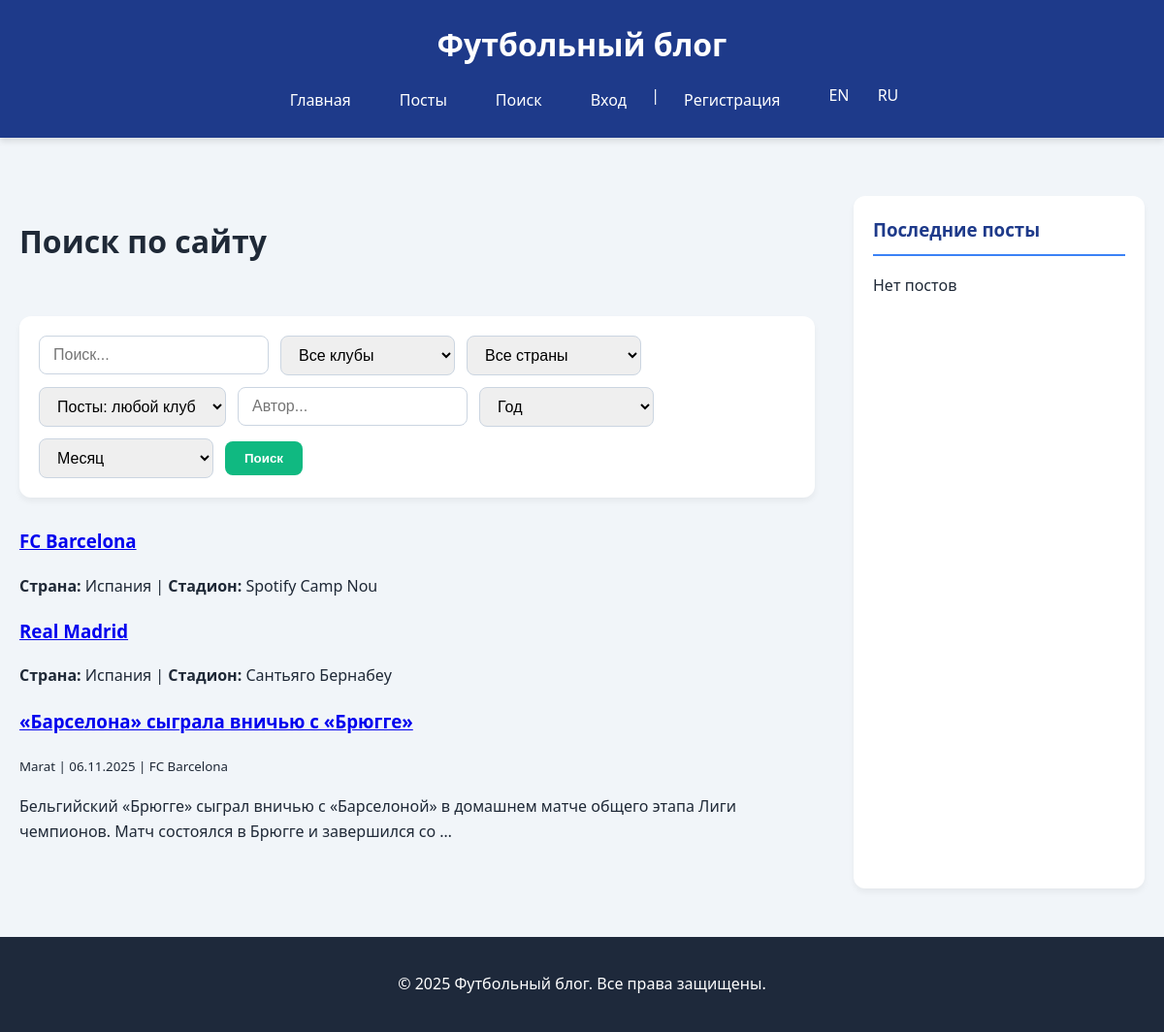
The page /ru/search/ on the database its author committed.
### blog/models.py (models this page shows, shortened)
class Club(models.Model):
    name = models.CharField(max_length=100, verbose_name=_("Название клуба"))
    country = models.CharField(max_length=100, verbose_name=_("Страна"))
    founded = models.IntegerField(verbose_name=_("Год основания"))
    stadium = models.CharField(max_length=100, verbose_name=_("Стадион"))
    logo = models.ImageField(
        upload_to='logos/',
        verbose_name=_("Логотип"),
        blank=True,
        null=True
    )

class Post(models.Model):
    title = models.CharField(max_length=200, verbose_name=_("Заголовок"))
    content = models.TextField(verbose_name=_("Содержание"))
    date_posted = models.DateTimeField(auto_now_add=True, verbose_name=_("Дата публикации"))
    club = models.ForeignKey(Club, on_delete=models.CASCADE, related_name='posts', verbose_name=_("Клуб"))
    author = models.CharField(max_length=100, verbose_name=_("Автор"))

### blog/views.py (the view)
# urls.py: path('search/', views.SearchView.as_view(), name='search'),
@method_decorator(cache_page(60 * 5), name='dispatch')
class SearchView(ListView):
    template_name = 'search_results.html'
    context_object_name = 'results'
    paginate_by = 12
    def get_queryset(self):
        q = self.request.GET.get('q', '').strip()
        club_id = self.request.GET.get('club')
        country = self.request.GET.get('country')
        post_club = self.request.GET.get('post_club')
        author = self.request.GET.get('author')
        year = self.request.GET.get('year')
        month = self.request.GET.get('month')
        clubs = Club.objects.all()
        posts = Post.objects.select_related('club').all()
        if q:
            clubs = clubs.filter(Q(name__icontains=q) | Q(country__icontains=q))
            posts = posts.filter(Q(title__icontains=q) | Q(content__icontains=q))
        if club_id:
            clubs = clubs.filter(id=club_id)
        if country:
            clubs = clubs.filter(country=country)
        if post_club:
            posts = posts.filter(club_id=post_club)
        if author:
            posts = posts.filter(author__icontains=author)
        if year:
            posts = posts.filter(date_posted__year=year)
        if month:
            posts = posts.filter(date_posted__month=month)
        results = list(clubs.order_by('name')) + list(posts.order_by('-date_posted'))
        return results
    def get_context_data(self, **kwargs):
        context = super().get_context_data(**kwargs)
        context['search_query'] = self.request.GET.get('q', '')
        context['clubs'] = Club.objects.all().order_by('name')
        context['countries'] = Club.objects.values_list('country', flat=True).distinct().order_by('country')
        dates = Post.objects.dates('date_posted', 'month', order='DESC')
        context['available_dates'] = [(d.year, d.month, d.strftime('%B %Y')) for d in dates]
        context['selected_club'] = self.request.GET.get('club', '')
        context['selected_country'] = self.request.GET.get('country', '')
        context['selected_post_club'] = self.request.GET.get('post_club', '')
        context['selected_author'] = self.request.GET.get('author', '')
        context['selected_year'] = self.request.GET.get('year', '')
        context['selected_month'] = self.request.GET.get('month', '')
        return context

### blog/templatetags/extra_filters.py (called while the page is built)
@register.filter
def class_name(obj):
    return obj.__class__.__name__

### blog/templates/search_results.html (shortened to what this page needs)
{% extends "base.html" %}
{% load static %}
{% load extra_filters %}
{% load i18n %}
{% block content %}
<div class="page-header">
    <h1>{% trans "Поиск по сайту" %}</h1>
</div>
<form method="get" class="filter-form">
    <div class="filter-row">
        <input type="text" name="q" value="{{ search_query }}" placeholder="{% trans 'Поиск...' %}" class="search-input">
        <select name="club" class="filter-select">
            <option value="">{% trans "Все клубы" %}</option>
        </select>
        <select name="country" class="filter-select">
            <option value="">{% trans "Все страны" %}</option>
        </select>
        <select name="post_club" class="filter-select">
            <option value="">{% trans "Посты: любой клуб" %}</option>
        </select>
        <input type="text" name="author" value="{{ selected_author }}" placeholder="{% trans 'Автор...' %}" class="search-input">
        <select name="year" class="filter-select">
            <option value="">{% trans "Год" %}</option>
        </select>
        <select name="month" class="filter-select">
            <option value="">{% trans "Месяц" %}</option>
        </select>
        <button type="submit" class="filter-btn">{% trans "Поиск" %}</button>
    </div>
</form>
<div class="search-results">
    {% for item in results %}
        {% if item|class_name == 'Club' %}
            <div class="result-item club">
                <h3><a href="{% url 'club_detail' item.id %}">{{ item.name }}</a></h3>
                <p><strong>{% trans "Страна" %}:</strong> {{ item.country }} | <strong>{% trans "Стадион" %}:</strong> {{ item.stadium }}</p>
            </div>
        {% elif item|class_name == 'Post' %}
            <div class="result-item post">
                <h3><a href="{% url 'post_detail' item.id %}">{{ item.title }}</a></h3>
                <p><small>{% blocktrans with author=item.author date=item.date_posted|date:"d.m.Y" club_name=item.club.name %}{{ author }} | {{ date }} | {{ club_name }}{% endblocktrans %}</small></p>
                <p>{{ item.content|truncatewords:20 }}</p>
            </div>
        {% endif %}
    {% empty %}
        <p class="no-results">{% trans "Ничего не найдено." %}</p>
    {% endfor %}
</div>
{% endblock %}

### blog/static/css/style.css (style rules this page uses)
form { background: white; padding: 20px; border-radius: 8px; box-shadow: 0 2px 4px rgba(0,0,0,0.05); }
form button { background: var(--accent); color: white; border: none; padding: 10px 20px; border-radius: 8px; cursor: pointer; transition: background 0.3s; }
:root { --primary: #1e3a8a; --secondary: #3b82f6; --accent: #10b981; --text: #1f2937; --light: #f8fafc; --dark: #1e293b; }
body { font-family: 'Segoe UI', Tahoma, Geneva, Verdana, sans-serif; line-height: 1.6; color: var(--text); background-color: #f1f5f9; margin: 0; padding: 0; }
.page-header { display: flex; justify-content: space-between; align-items: center; margin-bottom: 30px; flex-wrap: wrap; gap: 15px; }
.filter-form { background: white; padding: 20px; border-radius: 12px; box-shadow: 0 4px 6px rgba(0,0,0,0.05); margin-bottom: 30px; }
.filter-row { display: flex; flex-wrap: wrap; gap: 12px; align-items: center; }
.search-input, .filter-select { padding: 10px 14px; border: 1px solid #cbd5e1; border-radius: 8px; font-size: 1em; min-width: 180px; }
.search-btn, .filter-btn { background: var(--accent); color: white; border: none; padding: 10px 20px; border-radius: 8px; cursor: pointer; font-weight: 600; transition: all 0.3s; }

### rows shown on the page
Club: name "FC Barcelona", country "Испания", stadium "Spotify Camp Nou"
Club: name "Real Madrid", country "Испания", stadium "Сантьяго Бернабеу"
Post: title "«Барселона» сыграла вничью с «Брюгге»", content "Бельгийский «Брюгге» сыграл вничью с «Барселоной» в домашнем матче общего этапа Лиги чемпионов. Матч состоялся в Брюгге и завершился со …"
